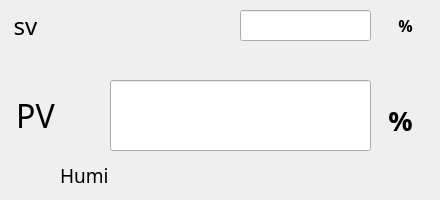
   <widget class="QWidget" name="Humidity_box" native="true">
    <property name="geometry">
     <rect>
      <x>490</x>
      <y>35</y>
      <width>440</width>
      <height>200</height>
     </rect>
    </property>
    <widget class="QLabel" name="humidity_sv_label">
     <property name="geometry">
      <rect>
       <x>10</x>
       <y>10</y>
       <width>31</width>
       <height>31</height>
      </rect>
     </property>
     <property name="font">
      <font>
       <family>思源黑体</family>
       <pointsize>18</pointsize>
      </font>
     </property>
     <property name="text">
      <string>sv</string>
     </property>
     <property name="alignment">
      <set>Qt::AlignCenter</set>
     </property>
    </widget>
    <widget class="QLabel" name="humidity_pv_label">
     <property name="geometry">
      <rect>
       <x>10</x>
       <y>90</y>
       <width>51</width>
       <height>51</height>
      </rect>
     </property>
     <property name="font">
      <font>
       <family>思源黑体</family>
       <pointsize>24</pointsize>
       <weight>50</weight>
       <bold>false</bold>
      </font>
     </property>
     <property name="text">
      <string>PV</string>
     </property>
     <property name="alignment">
      <set>Qt::AlignCenter</set>
     </property>
    </widget>
    <widget class="QLabel" name="humidity_image">
     <property name="geometry">
      <rect>
       <x>20</x>
       <y>160</y>
       <width>30</width>
       <height>30</height>
      </rect>
     </property>
     <property name="text">
      <string/>
     </property>
    </widget>
    <widget class="QLabel" name="humidity_text">
     <property name="geometry">
      <rect>
       <x>60</x>
       <y>160</y>
       <width>51</width>
       <height>31</height>
      </rect>
     </property>
     <property name="font">
      <font>
       <family>思源黑体</family>
       <pointsize>14</pointsize>
      </font>
     </property>
     <property name="text">
      <string>Humi</string>
     </property>
    </widget>
    <widget class="QLineEdit" name="humidity_sv_edit">
     <property name="geometry">
      <rect>
       <x>240</x>
       <y>10</y>
       <width>131</width>
       <height>31</height>
      </rect>
     </property>
     <property name="font">
      <font>
       <family>思源黑体</family>
       <pointsize>28</pointsize>
      </font>
     </property>
     <property name="focusPolicy">
      <enum>Qt::ClickFocus</enum>
     </property>
     <property name="alignment">
      <set>Qt::AlignRight|Qt::AlignTrailing|Qt::AlignVCenter</set>
     </property>
    </widget>
    <widget class="QLabel" name="humidity_sv_unit">
     <property name="geometry">
      <rect>
       <x>380</x>
       <y>5</y>
       <width>51</width>
       <height>41</height>
      </rect>
     </property>
     <property name="font">
      <font>
       <family>思源黑体</family>
       <pointsize>12</pointsize>
       <weight>75</weight>
       <bold>true</bold>
      </font>
     </property>
     <property name="text">
      <string>%</string>
     </property>
     <property name="alignment">
      <set>Qt::AlignCenter</set>
     </property>
    </widget>
    <widget class="QLabel" name="humidity_pv_unit">
     <property name="geometry">
      <rect>
       <x>380</x>
       <y>100</y>
       <width>41</width>
       <height>41</height>
      </rect>
     </property>
     <property name="font">
      <font>
       <family>思源黑体</family>
       <pointsize>20</pointsize>
       <weight>75</weight>
       <bold>true</bold>
      </font>
     </property>
     <property name="text">
      <string>%</string>
     </property>
     <property name="alignment">
      <set>Qt::AlignCenter</set>
     </property>
    </widget>
    <widget class="QLineEdit" name="humidity_pv_edit">
     <property name="geometry">
      <rect>
       <x>110</x>
       <y>80</y>
       <width>261</width>
       <height>71</height>
      </rect>
     </property>
     <property name="font">
      <font>
       <family>思源黑体</family>
       <pointsize>64</pointsize>
      </font>
     </property>
     <property name="focusPolicy">
      <enum>Qt::ClickFocus</enum>
     </property>
     <property name="alignment">
      <set>Qt::AlignRight|Qt::AlignTrailing|Qt::AlignVCenter</set>
     </property>
    </widget>
   </widget>
